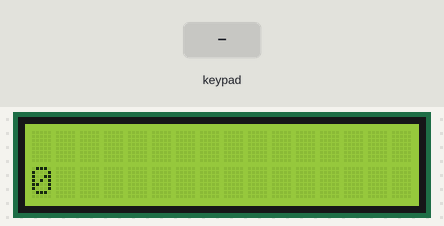
This sketch was run on a simulated Arduino Uno, built with avr-gcc and run on an emulated ATmega328P. Shown: 16×2 character LCD. The test bench sets the inputs (shaded band).

Above: at 1.2 s.
1.3 s: keypad keys 1 9 1 8 5 1 7 A pressed 0.4 s apart
At 4.7 s:
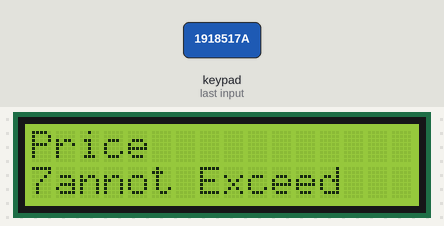
6.0 s: key 'B' pressed
At 7.2 s:
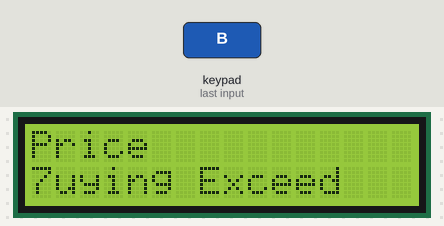
7.5 s: key 'D' pressed
At 8.4 s:
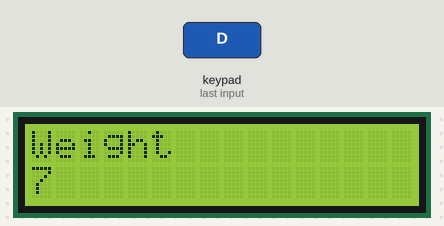
9.0 s: keypad keys 1 6 4 1 4 1 2 A pressed 0.4 s apart
At 12.7 s:
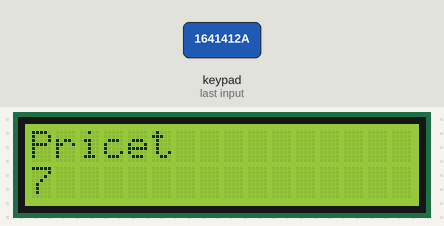
13.7 s: key 'B' pressed
At 14.1 s:
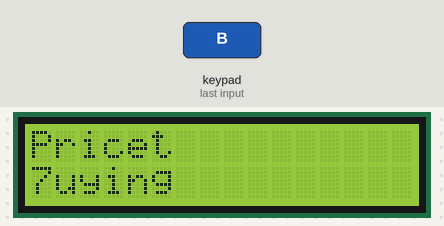
Timing chart, 0 to 16.2 s (numbered marks = the images above; inputs shaded):
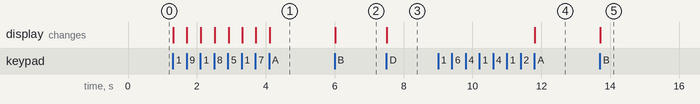

Measured:
- after the input at 1.3 s, the display: first changes at once (image 1 shows a later state)
- after the input at 6.0 s, the display: first changes at once (image 2 shows a later state)
- after the input at 7.5 s, the display: first changes at once (image 3 shows a later state)
- after the input at 9.0 s, the display: changes after 2.8 s (image 4)
- after the input at 13.7 s, the display: first changes at once (image 5 shows a later state)

The sketch:

TYA.ino
```cpp
#include <Wire.h>
#include <LiquidCrystal_I2C.h>
#include <Keypad.h>

byte data_count = 0;
char Data[13] = "0";
char customKey;
int RunMass = 0;
int intData = 0;
int state;
int stosta = 0;

int PPKg = 500;
int maxKg = 15;

const byte ROWS = 4;
const byte COLS = 4;
char hexaKeys[ROWS][COLS] = {
  {'1', '2', '3', 'A'},
  {'4', '5', '6', 'B'},
  {'7', '8', '9', 'C'},
  {'*', '0', '#', 'D'}
};
byte rowPins[ROWS] = {19, 18, 5, 17};
byte colPins[COLS] = {16, 4, 14, 12};
Keypad customKeypad = Keypad(makeKeymap(hexaKeys), rowPins, colPins, ROWS, COLS);
LiquidCrystal_I2C lcd(0x27, 16, 2);

void clearData(){
  while(data_count != 0){
    Data[data_count--] = 0;
  }
  return;
}
void dating(){
  if ((((customKey) == '1') or ((customKey) == '2') or ((customKey) == '3') or ((customKey) == '4') or ((customKey) == '5') or ((customKey) == '6') or ((customKey) == '7') or ((customKey) == '8') or ((customKey) == '9') or ((customKey) == '0')) and stosta == 0){
      Data[data_count] = customKey;
      data_count++;
      if ((RunMass)>=(maxKg)){
        clearData();
        lcd.clear();
         lcd.setCursor(0, 2);
         lcd.print("Cannot Exceed");
  }
    }
  if ((customKey) == 'A') {
    clearData();

    lcd.setCursor(0, 0);
    lcd.print("Price");
    lcd.setCursor(19, 1);
    lcd.print("N");
    state == 0;
  }
  if ((customKey) == 'D') {
    clearData();
    lcd.clear();
    lcd.setCursor(0, 0);
    lcd.print("Weight");
    lcd.setCursor(18, 1);
    lcd.print("Kg");
    state == 1;
  }
  if ((customKey) == 'C'){
    clearData();
    lcd.clear();
    stosta = 0;
  }
  if ((customKey) == 'B') {
    lcd.setCursor(0, 2);
    lcd.print("Buying");
    stosta = 1;
  }
}
void setup(){
  lcd.backlight();
  lcd.init();
}
void loop(){
  intData = atoi(Data);
  lcd.setCursor(0, 1);
  lcd.print(intData);
   customKey = customKeypad.getKey();
   dating();
   if (state == 0){
    RunMass = ((intData)/PPKg);
   }
   if (state == 1){
    RunMass = intData;
   }
}
```
